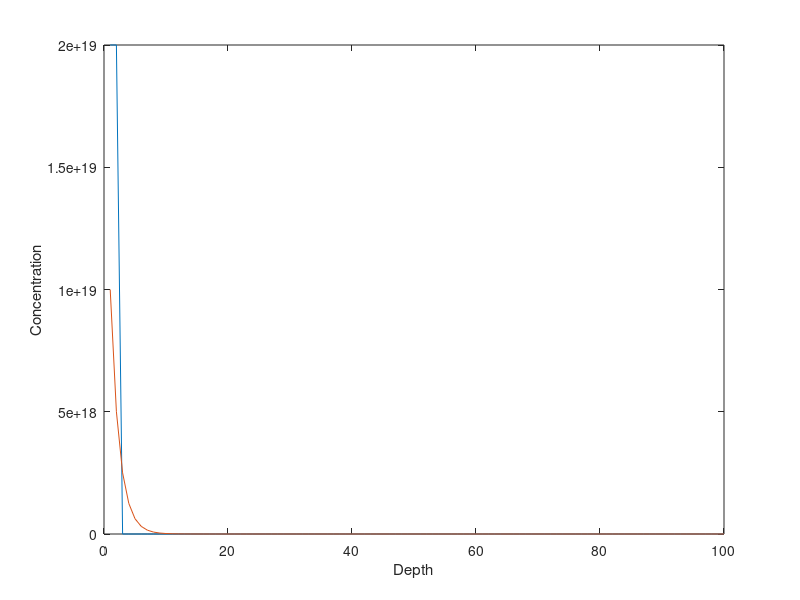

This figure's MATLAB source:
C_vector = zeros(1,100);
C_vector(1:2) = 2e19;

plot(C_vector);
xlabel('Depth');
ylabel('Concentration');
hold on;

C_vector(1) = 0.5*(0 + C_vector(2));
for i = 2:length(C_vector)-1  % start at 2 because there is no value left of the first element
    C_vector(i) = 0.5*(C_vector(i-1) + C_vector(i+1));
end

plot(C_vector);